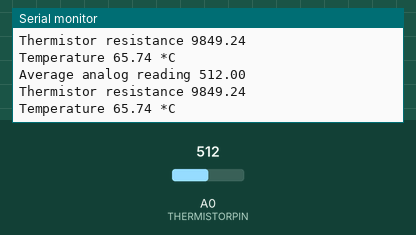
This sketch was run on a simulated Arduino Uno, built with avr-gcc and run on an emulated ATmega328P. Parts: the last lines printed to the serial monitor. The test bench sets the inputs (shaded band); at power-on: A0 (THERMISTORPIN) = 512.

Above: at 1.2 s.
1.3 s: A0 (THERMISTORPIN) set to 1023
At 2.8 s:
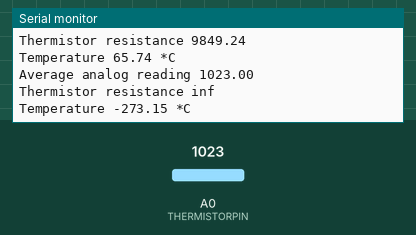
4.3 s: A0 (THERMISTORPIN) set to 900
At 4.8 s:
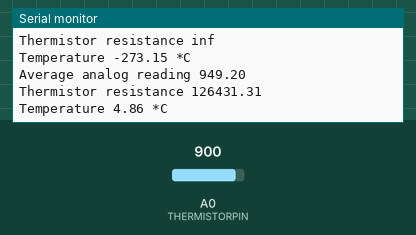
Timing chart, 0 to 7.3 s (numbered marks = the images above; inputs shaded):
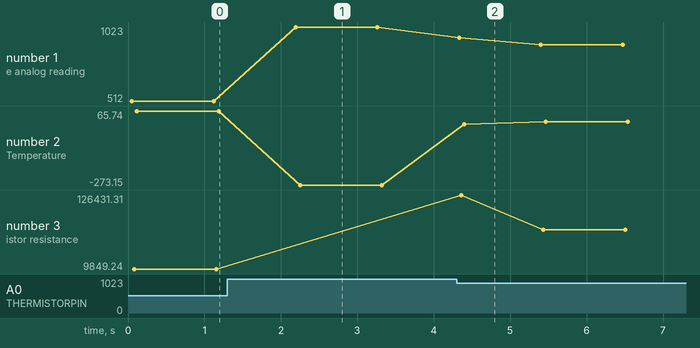

Measured:
- after the input at 1.3 s, the serial monitor: prints a new line after 0.89 s (image 1)
- after the input at 4.3 s, the serial monitor: prints a new line at once (image 2)
- plotted number 1: 512 → 1023 after the input at 1.3 s, 1023 → 900 after the input at 4.3 s
- plotted number 2: 65.74 → -273.15 after the input at 1.3 s, -273.15 → 16.36 after the input at 4.3 s
- plotted number 3: 9849.24 → 71926.84 after the input at 4.3 s

The sketch:

Thermister_02.ino
```cpp
// which analog pin to connect
#define THERMISTORPIN A0
// resistance at 25 degrees C
#define THERMISTORNOMINAL 53900
// temp. for nominal resistance (almost always 25 C)
#define TEMPERATURENOMINAL 22.611
// how many samples to take and average, more takes longer
// but is more 'smooth'
#define NUMSAMPLES 5
// The beta coefficient of the thermistor (usually 3000-4000)
#define BCOEFFICIENT 3950
// the value of the 'other' resistor
#define SERIESRESISTOR 9830

//#define THERMISTORPIN2 A1
//#define THERMISTORNOMINAL2 50000
//#define TEMPERATURENOMINAL2 25
//#define BCOEFFICIENT2 3950
//#define SERIESRESISTOR2 10000

//#define THERMISTORPIN3 A2
//#define THERMISTORNOMINAL3 50000
//#define TEMPERATURENOMINAL3 25
//#define BCOEFFICIENT3 3950
//#define SERIESRESISTOR3 10000

int samples[NUMSAMPLES];

void setup(void) {
  Serial.begin(9600);
  analogReference(EXTERNAL);
}

void loop(void) {
  uint8_t i;
  float average;

  // take N samples in a row, with a slight delay
  for (i=0; i< NUMSAMPLES; i++) {
   samples[i] = analogRead(THERMISTORPIN);
   delay(10);
  }

  // average all the samples out
  average = 0;
  for (i=0; i< NUMSAMPLES; i++) {
     average += samples[i];
  }
  average /= NUMSAMPLES;

  Serial.print("Average analog reading ");
  Serial.println(average);

//-----THERMISTOR1--------------------------------------------------------------------------------------------------------------

  // convert the value to resistance
  average = 1023 / average - 1;
  average = SERIESRESISTOR / average;
  Serial.print("Thermistor resistance ");
  Serial.println(average);

  float steinhart;
  steinhart = average / THERMISTORNOMINAL;     // (R/Ro)
  steinhart = log(steinhart);                  // ln(R/Ro)
  steinhart /= BCOEFFICIENT;                   // 1/B * ln(R/Ro)
  steinhart += 1.0 / (TEMPERATURENOMINAL + 273.15); // + (1/To)
  steinhart = 1.0 / steinhart;                 // Invert
  steinhart -= 273.15;                         // convert to C

  Serial.print("Temperature ");
  Serial.print(steinhart);
  Serial.println(" *C");

//-----THERMISTOR2--------------------------------------------------------------------------------------------------------------

//  // convert the value to resistance
//  average = 1023 / average - 1;
//  average = SERIESRESISTOR2 / average;
//  Serial.print("Thermistor resistance ");
//  Serial.println(average);
//
//  float steinhart2;
//  steinhart2 = average / THERMISTORNOMINAL2;     // (R/Ro)
//  steinhart2 = log(steinhart2);                  // ln(R/Ro)
//  steinhart2 /= BCOEFFICIENT2;                   // 1/B * ln(R/Ro)
//  steinhart2 += 1.0 / (TEMPERATURENOMINAL2 + 273.15); // + (1/To)
//  steinhart2 = 1.0 / steinhart2;                 // Invert
//  steinhart2 -= 273.15;                         // convert to C
//
//  Serial.print("Temperature ");
//  Serial.print(steinhart2);
//  Serial.println(" *C");

//-----THERMISTOR3--------------------------------------------------------------------------------------------------------------

//  // convert the value to resistance
//  average = 1023 / average - 1;
//  average = SERIESRESISTOR3 / average;
//  Serial.print("Thermistor resistance ");
//  Serial.println(average);
//
//  float steinhart3;
//  steinhart2 = average / THERMISTORNOMINAL3;     // (R/Ro)
//  steinhart2 = log(steinhart3);                  // ln(R/Ro)
//  steinhart2 /= BCOEFFICIENT3;                   // 1/B * ln(R/Ro)
//  steinhart2 += 1.0 / (TEMPERATURENOMINAL3 + 273.15); // + (1/To)
//  steinhart2 = 1.0 / steinhart3;                 // Invert
//  steinhart2 -= 273.15;                         // convert to C
//
//  Serial.print("Temperature ");
//  Serial.print(steinhart3);
//  Serial.println(" *C");

  delay(1000);
}
```
